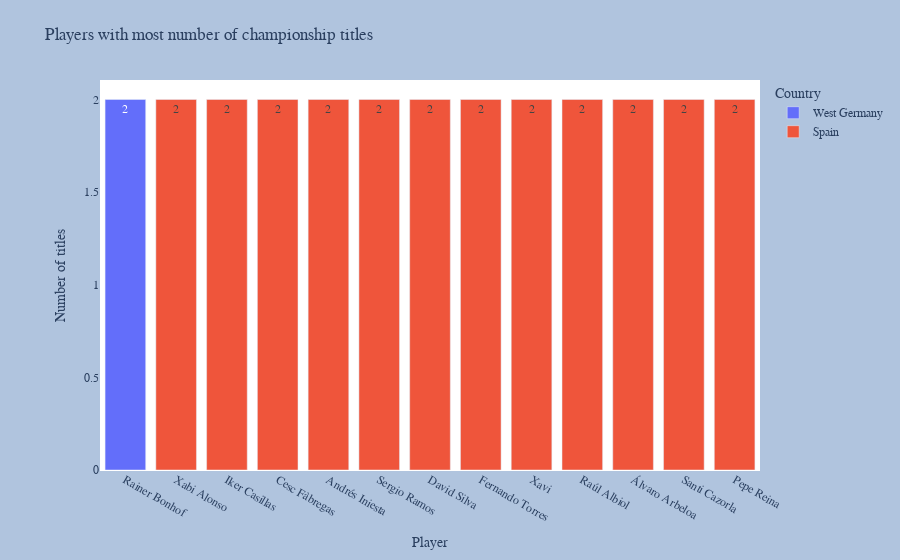

Notebook code cell kept with this figure:
### Code cell
# creating bar chart using plotly express
fig = px.bar(
    most_titles,
    x = 'Player',
    y = 'Titles',
    color = 'Country',
    title = 'Players with most number of championship titles',
    labels = {'Title':'Number of  titles'},
    text = 'Titles'
)
# add layout
fig.update_layout(
    yaxis_title = 'Number of titles',
    font = dict(family = 'Arial',size=12),
    plot_bgcolor = 'white',
    paper_bgcolor = 'LightSteelBlue',
    margin = dict(dict(l=100,r=20,t=80,b=20))
)
# show plot
fig.show()

### Figure 1 — Plotly figure (JSON) as saved in the notebook; plotly's stock layout.template omitted (floating-point values rounded to 4 significant figures)
{"data": [{"alignmentgroup": "True", "hovertemplate": "Country=West Germany<br>Player=%{x}<br>Titles=%{text}<extra></extra>", "legendgroup": "West Germany", "marker": {"color": "#636efa", "pattern": {"shape": ""}}, "name": "West Germany", "offsetgroup": "West Germany", "orientation": "v", "showlegend": true, "text": [2], "textposition": "auto", "type": "bar", "x": ["Rainer Bonhof"], "xaxis": "x", "y": [2], "yaxis": "y"}, {"alignmentgroup": "True", "hovertemplate": "Country=Spain<br>Player=%{x}<br>Titles=%{text}<extra></extra>", "legendgroup": "Spain", "marker": {"color": "#EF553B", "pattern": {"shape": ""}}, "name": "Spain", "offsetgroup": "Spain", "orientation": "v", "showlegend": true, "text": [2, 2, 2, 2, 2, 2, 2, 2, 2, 2, 2, 2], "textposition": "auto", "type": "bar", "x": ["Xabi Alonso", "Iker Casillas", "Cesc Fàbregas", "Andrés Iniesta", "Sergio Ramos", "David Silva", "Fernando Torres", "Xavi", "Raúl Albiol", "Álvaro Arbeloa", "Santi Cazorla", "Pepe Reina"], "xaxis": "x", "y": [2, 2, 2, 2, 2, 2, 2, 2, 2, 2, 2, 2], "yaxis": "y"}], "layout": {"autosize": true, "barmode": "relative", "font": {"family": "Arial", "size": 12}, "legend": {"title": {"text": "Country"}, "tracegroupgap": 0}, "margin": {"b": 20, "l": 100, "r": 20, "t": 80}, "paper_bgcolor": "LightSteelBlue", "plot_bgcolor": "white", "title": {"text": "Players with most number of championship titles"}, "xaxis": {"anchor": "y", "autorange": true, "domain": [0, 1], "range": [-0.5, 12.5], "title": {"text": "Player"}, "type": "category"}, "yaxis": {"anchor": "x", "autorange": true, "domain": [0, 1], "range": [0, 2.105], "title": {"text": "Number of titles"}, "type": "linear"}}}
